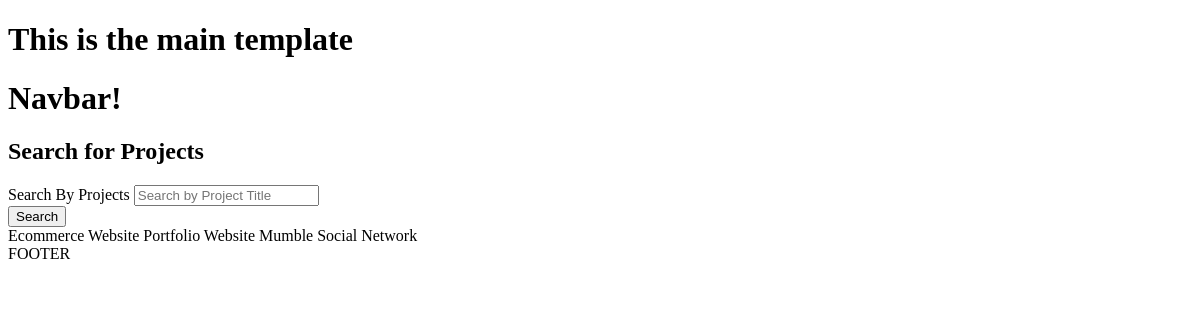
Before: / with the older database file.
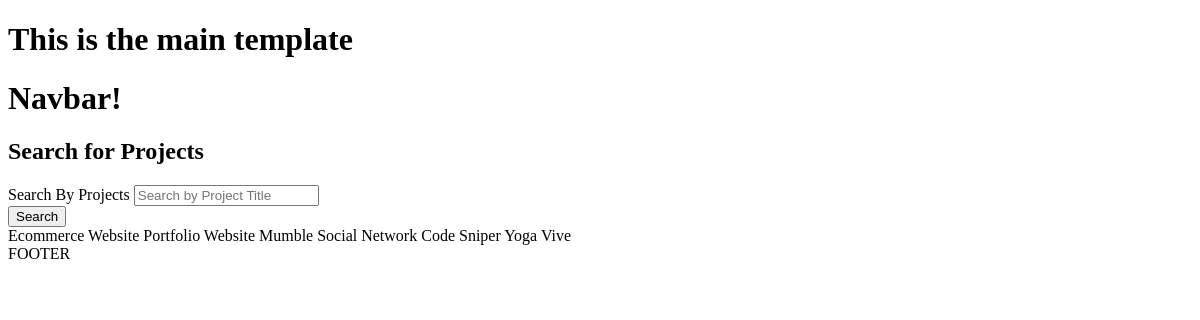
After: the same page with the newer database file.
### projects/models.py (models this page shows, shortened)
class Project(models.Model):
    title = models.CharField(max_length=200)
    description = models.TextField(null=True, blank=True)
    demo_link = models.CharField(max_length=2000, null=True, blank=True)
    source_link = models.CharField(max_length=2000, null=True, blank=True)
    tags = models.ManyToManyField('Tag', blank=True)
    vote_total = models.IntegerField(default=0, null=True, blank=True)
    vote_ratio = models.IntegerField(default=0, null=True, blank=True)
    created = models.DateTimeField(auto_now_add=True)
    id = models.UUIDField(default=uuid.uuid4, unique=True, primary_key=True, editable=False)

### projects/views.py (the view)
# urls.py: path('', include('projects.urls')),
def projects(request):
    projects = Project.objects.all()
    context = {
        'projects': projects
    }
    return render(request, 'projects/projects.html', context)

### projects/models.py (called while the page is built)
    def __str__(self):
        return self.name

### projects/templates/projects/projects.html
{% extends 'main.html' %}
{% block content %}
<main class="projects">
    <section class="hero-section text-center">
        <div class="container container--narrow">
            <div class="hero-section__box">
                <h2>Search for <span>Projects</span></h2>
            </div>
            <div class="hero-section__search">
                <form id='searchForm' class="form" action="{% url 'projects' %}" method="get">
                    <div class="form__field">
                        <label for="formInput#search">Search By Projects </label>
                        <input class="input input--text" id="formInput#search" type="text" name="search_query"
                            placeholder="Search by Project Title" value="{{search_query}}" />
                    </div>
                    <input class="btn btn--sub btn--lg" type="submit" value="Search" />
                </form>
            </div>
        </div>
    </section>
    <section class="projectsList">
        <div class="container">
            <div class="grid grid--three">
                {% for project in projects %}
                {{ project.title }}
                {% endfor %}
            </div>
        </div>
    </section>
</main>
{% endblock %}

### templates/main.html (shortened to what this page needs)
<!DOCTYPE html>
<html lang="en">
<head>
</head>
<body>
    <h1>This is the main template</h1>
    {% include 'navbar.html' %}
    {% block content %}
    {% endblock content %}
    <footer>FOOTER</footer>
</body>
</html>

### templates/navbar.html
<h1>Navbar!</h1>

Changed rows visible on the page:
added Project: title "Code Sniper"
added Project: title "Yoga Vive"
